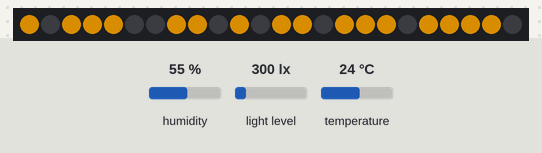
This sketch was run on a simulated ESP8266 (NodeMCU). Shown: 24 RGB LEDs in strip order, left to right. The test bench sets the inputs (shaded band); at power-on: temperature 24 °C, humidity 55 %, light level 300 lx. Dim RGB values are drawn brighter than linear; WiFi joins after 1.5 s; servers stay silent unless stated; network time is answered at once with the bench clock; the local clock reads 2024-03-15 10:24:30 at power-on unless the sketch sets it; no MQTT or app messages arrive unless stated.

Above: at 16.8 s.
16.9 s: temperature set to 23.4 °C
19.8 s: temperature set to 28 °C
At 23.03 s:
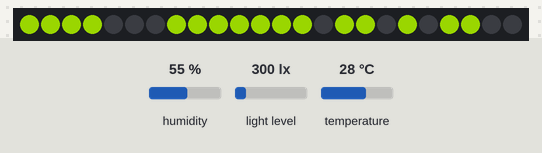
24.6 s: temperature set to 12 °C
At 31.34 s:
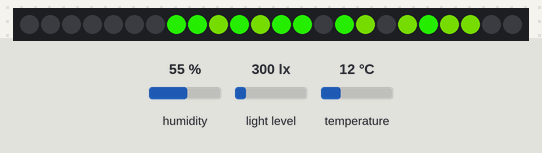
48.6 s: temperature set to 19 °C
At 51.03 s:
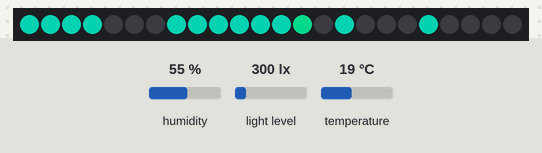
52.0 s: temperature set to 2 °C
At 53.2 s:
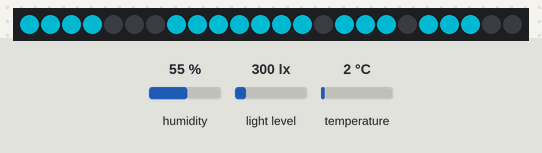
54.9 s: temperature set to 4 °C
At 59.17 s:
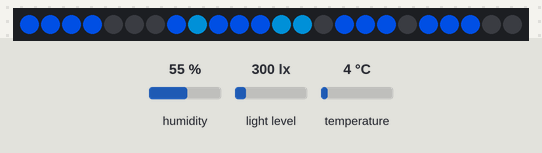

Measured:
- after the input at 52.0 s, the LEDs: first differ from a run without the input after 1.2 s (image 4)
- after the input at 54.9 s, the LEDs: first differ from a run without the input after 0.26 s (image 5 shows a later state)
- what the display in image 5 shows lasts 0.4 s, from 59.0 s to 59.4 s

The sketch:

Internet_Clock_v4_MQTT.ino
```cpp
#include <Arduino.h>
#include <ESP8266WiFi.h>
#include <WiFiUdp.h>
#include <Wire.h>
#include <ArduinoJson.h>

const char *ssid     = "VIVOFIBRA-9501";
const char *password = "rgw7ucm3GT";

#define brilhoMax 230
#define brilhoMin 2

#define luxMax 3
#define luxMin 2

#define delayClock 6//120
#define delayTemp 4//30
#define delayHumi 4//30

#include <NTPClient.h>
#define utcOffsetInSeconds -10800
// char daysOfTheWeek[7][12] = {"Domingo", "Segunda", "Terça", "Quarta", "Quinta", "Sexta", "Sabado"};
WiFiUDP ntpUDP;
NTPClient timeClient(ntpUDP, "south-america.pool.ntp.org", utcOffsetInSeconds,60000);

#include <Adafruit_AHTX0.h>
Adafruit_AHTX0 aht;

#include <Adafruit_NeoPixel.h>
Adafruit_NeoPixel pixels (24, 1, NEO_GRB + NEO_KHZ800);

#include <BH1750.h>
BH1750 lightMeter;

#include <MQTT.h>
WiFiClient net;
MQTTClient client;

long pixelHue;
byte dezenaH ,unidadeH,dezenaM ,unidadeM;
byte dezenaT, unidadeT, dezenaHu, unidadeHu;
byte displayConfig[12][7]= {{0,0,1,2,4,5,6},  //Digito 0
                            {0,0,0,0,0,0,4},  //Digito 1
                            {0,0,0,1,3,5,6},  //Digito 2
                            {0,0,0,1,3,4,5},  //Digito 3
                            {0,0,0,0,2,3,4},  //Digito 4
                            {1,1,1,2,3,4,5},  //Digito 5
                            {1,1,2,3,4,5,6},  //Digito 6
                            {0,0,0,0,0,1,4},  //Digito 7
                            {0,1,2,3,4,5,6},  //Digito 8
                            {0,0,1,2,3,4,5},  //Digito 9
                            {0,0,0,0,1,2,3},  //Grau
                            {0,0,0,0,0,3,6}}; //Umidade;

                            bool Trigger, Lux;

int newMinuto;
int modeDisplay;
int IntervaloC, IntervaloT, IntervaloH;


void getNTP();
void piscaPonto();
void getAHT10();
void wifiConn();
bool luxRead();
void piscaPonto();
void display();
void limpaPixels();
void displayTemp();
void nextRainbowColor();
void connect();

byte r = 255;
byte g = 0;
byte b = 0;

void nextRainbowColor() {
  if (r > 0 && b == 0) {
    r--;
    g++;
  }
  if (g > 0 && r == 0) {
    g--;
    b++;
  }
  if (b > 0 && g == 0) {
    r++;
    b--;
  }
}

void connect() {

  // Serial.print("\nconnecting...");
  while (!client.connect("internet_clock#v.4", "", "")) {
    // Serial.print(".");
    delay(1000);
  }
  // Serial.println("\nconnected!");
  // client.subscribe("/mqtt/internet_clock_v.4/config/#");

}

/* void messageReceived(String &topic, String &payload) {
  //Serial.println("incoming: " + topic + " - " + payload);
} */

void displayTemp(){
    for (int ID = 0; ID < 7; ID++){
    pixels.setPixelColor((displayConfig[10][ID]), pixels.Color(r, g, b));//pixels.gamma32(pixels.ColorHSV(pixelHue))); //LEDS grau
    pixels.setPixelColor((displayConfig[unidadeT][ID]+7), pixels.Color(r, g, b));//pixels.gamma32(pixels.ColorHSV(pixelHue)));//LEDS DEZENA DE Minuto
    pixels.setPixelColor((displayConfig[dezenaT][ID]+15), pixels.Color(r, g, b));//pixels.gamma32(pixels.ColorHSV(pixelHue)));//LEDS UNIDADE DE Hora
    pixels.show();
  }
}
//end display temp

void display(){
  for (int ID = 0; ID < 7; ID++){
    pixels.setPixelColor((displayConfig[unidadeM][ID]), pixels.Color(r, g, b));//pixels.gamma32(pixels.ColorHSV(pixelHue)));//LEDS UNIDADE DE Minuto
    pixels.setPixelColor((displayConfig[dezenaM][ID]+7), pixels.Color(r, g, b));//pixels.gamma32(pixels.ColorHSV(pixelHue)));//LEDS DEZENA DE Minuto
    pixels.setPixelColor((displayConfig[unidadeH][ID]+15), pixels.Color(r, g, b));//pixels.gamma32(pixels.ColorHSV(pixelHue)));//LEDS UNIDADE DE Hora
    if(dezenaH > 0){
      pixels.setPixelColor((displayConfig[dezenaH][ID]+22), pixels.Color(r, g, b));//pixels.gamma32(pixels.ColorHSV(pixelHue)));//LEDS DEZENA DE Hora
    }else{
      pixels.setPixelColor((displayConfig[dezenaH][ID]+22), pixels.Color(0, 0, 0)); //LEDS DEZENA DE Hora
    }
    pixels.show();
  }
}
//end display

void getNTP(){
  if((millis()/1000)%30){//atualiza hora por minuto

    timeClient.update();
    int Hora = (timeClient.getHours());
    int Minuto = (timeClient.getMinutes());
    delay(10);

    if(newMinuto != Minuto){
      newMinuto = Minuto;
      if(Hora >=13){Hora = Hora -=12;}
      dezenaH = Hora;
      unidadeH = dezenaH;
      dezenaH = dezenaH/10;
      unidadeH = unidadeH % 10;

      dezenaM = Minuto;
      unidadeM = dezenaM;
      dezenaM = dezenaM/10;
      unidadeM = unidadeM % 10;

      limpaPixels();
      delay(1);
      pixels.clear();

    }//if new minuto

  }//end millis 30seg
}
//end get NTP

void getAHT10(){
  sensors_event_t humidity, temp;
  aht.getEvent(&humidity, &temp);
  delay(1);

  float t = temp.temperature;
  float h = humidity.relative_humidity;
  byte Temp = t;
  byte Humi = h;

/*
  char ct[5];
  char *char_temp = dtostrf(t,4,2,ct);
  client.publish("/mqtt/internet_clock_v.4/temperature", char_temp);

  char ch[5];
  char *char_humi = dtostrf(h,4,2,ch);
  client.publish("/mqtt/internet_clock_v.4/humidity",char_humi);

  char out[50];
  sprintf(out, "{\"temperature\":%.1f,\"humidity\":%.1f}", t, h);
*/

  JsonDocument doc;
  doc["temperature"] = serialized(String(t,1));
  doc["humidity"] = serialized(String(h,1));

  char saida[sizeof(doc)];
  serializeJson(doc, saida);
  client.publish("/mqtt/internet_clock_v.4/sensor",saida, true, 0);
  delay(1);

  if(Temp > 60) Temp = 60;
  if(Humi > 90) Humi = 90;

  dezenaT = Temp;
  unidadeT = dezenaT;
  dezenaT = dezenaT/10;
  unidadeT = unidadeT % 10;

  dezenaHu = Humi;
  unidadeHu = dezenaHu;
  dezenaHu = dezenaHu/10;
  unidadeHu = unidadeHu % 10;
}
//end get AHT

void wifiConn(){
  // IPAddress ip(192, 168, 15, 7);
  // IPAddress gateway(192, 168, 15, 1);
  // IPAddress subnet(255, 255, 255, 0);
  // IPAddress dns(8, 8, 8, 8);
  // WiFi.config(ip, gateway, subnet, dns);
  // WiFi.setHostname("InternetClock");
  WiFi.mode(WIFI_STA);
  WiFi.begin(ssid, password);
  WiFi.setSleep(false);//
  while (WiFi.status() != WL_CONNECTED) {
    pixels.clear();
    delay(20);

    byte loadingWifi[]={0,1,8,16,17,21,20,12,5,4,0};
    luxRead();

    for(byte i=sizeof(loadingWifi); i>0;i--){
      pixels.setPixelColor(loadingWifi[i], pixels.Color(255, 0, 255));
      pixels.show();
      delay(100);
    }
  }
  pixels.clear();
}
//end wifi

bool luxRead(){
  bool lux_flag;
  int lux;

  for(byte i=0;i<5;i++){
    lux = lightMeter.readLightLevel();
    delay(5);
  }

  if(lux >= luxMax){
    pixels.setBrightness(brilhoMax);
    lux_flag = true;
  }//END IF LUX MAX

  if(lux <= luxMin){
    pixels.setBrightness(brilhoMin);
    lux_flag = false;
    r=255;
    g=0;
    b=0;
  }
  return lux_flag;

  // if(lux_flag){
  //   //pixelHue = millis();
  //   return true;
  // }else{
  //   //pixelHue = 0;
  //   return false;
  // }//END ELSE LUX FLAG

}
//end lux read

void piscaPonto(){
  if((millis()/1000)%2){
    pixels.setPixelColor(14, pixels.Color(r, g, b));//pixels.gamma32(pixels.ColorHSV(pixelHue)));
    pixels.show();
  }else{
    pixels.setPixelColor(14, pixels.Color(0, 0, 0));
    pixels.show();
  }
}
//end pisca pontos

void limpaPixels(){
  static bool modeDirection;

  if(modeDirection){
    for (byte i=24; i>0; i--){
      pixels.setPixelColor(i, pixels.Color(0, 0, 0));
      pixels.show();
      delay(30);
    }
    modeDirection = !modeDirection;
  }else{
    for (byte i=0; i<24; i++){
      pixels.setPixelColor(i, pixels.Color(0, 0, 0));
      pixels.show();
      delay(30);
    }
    modeDirection = !modeDirection;
  }
}
//end limpa pixels

void setup() {

  Wire.pins(0, 2);
  Wire.begin(0, 2);
  pixels.begin();
  pixels.setBrightness(200);
  pixels.clear();
  delay(100);

  if(! aht.begin()) {
    delay(100);
    setup();
  }

  if(! lightMeter.begin()) {
    delay(100);
    setup();
  }

  delay(100);
  wifiConn();//

  client.begin("mqtt.eclipseprojects.io", net);
  //client.onMessage(messageReceived);
  connect();

  delay(50);
  timeClient.begin();
  getAHT10();
  getNTP();
}
//end setup

// long msDelay;
void loop() {

  client.loop();
  delay(50);

  if (!client.connected()) connect();
  //if (WiFi.status() != WL_CONNECTED) wifiConn();
  // if(millis() - msDelay > 1000){
  //   msDelay = millis();
  //   getAHT10();
  // }

  while(modeDisplay == 0){//display clock

    if((millis()/1000)%2){//second check
      if(Trigger){
        Trigger = false;

        if(IntervaloC <= delayClock){
          IntervaloC++;
        }else{
          IntervaloC = 0;
          modeDisplay = 1;
          limpaPixels();
          delay(10);
          pixels.clear();
          break;
        }

        Lux = luxRead();
        // getNTP();
        // getAHT10();
      }
    }else Trigger = true;

    getNTP();

    if(Lux) nextRainbowColor();//pixelHue = millis();
    // else pixelHue = 0;

    piscaPonto();//
    display();
    delay(100);

  }//mode display 0

  while(modeDisplay == 1){//display temp

    if((millis()/1000)%2){
      if(Trigger){
        Trigger = false;

        if(IntervaloT <= delayTemp){
          IntervaloT++;
        }else{
          IntervaloT = 0;
          modeDisplay = 0;
          limpaPixels();
          delay(10);
          pixels.clear();
          break;
        }

        Lux = luxRead();
        //getNTP();
        getAHT10();
      }
    }else Trigger = true;

    if(Lux) nextRainbowColor();//pixelHue = millis();
    // else pixelHue = 0;
    displayTemp();
    delay(100);

  }//mode display 1

  delay(100);
}
//end loop
```
